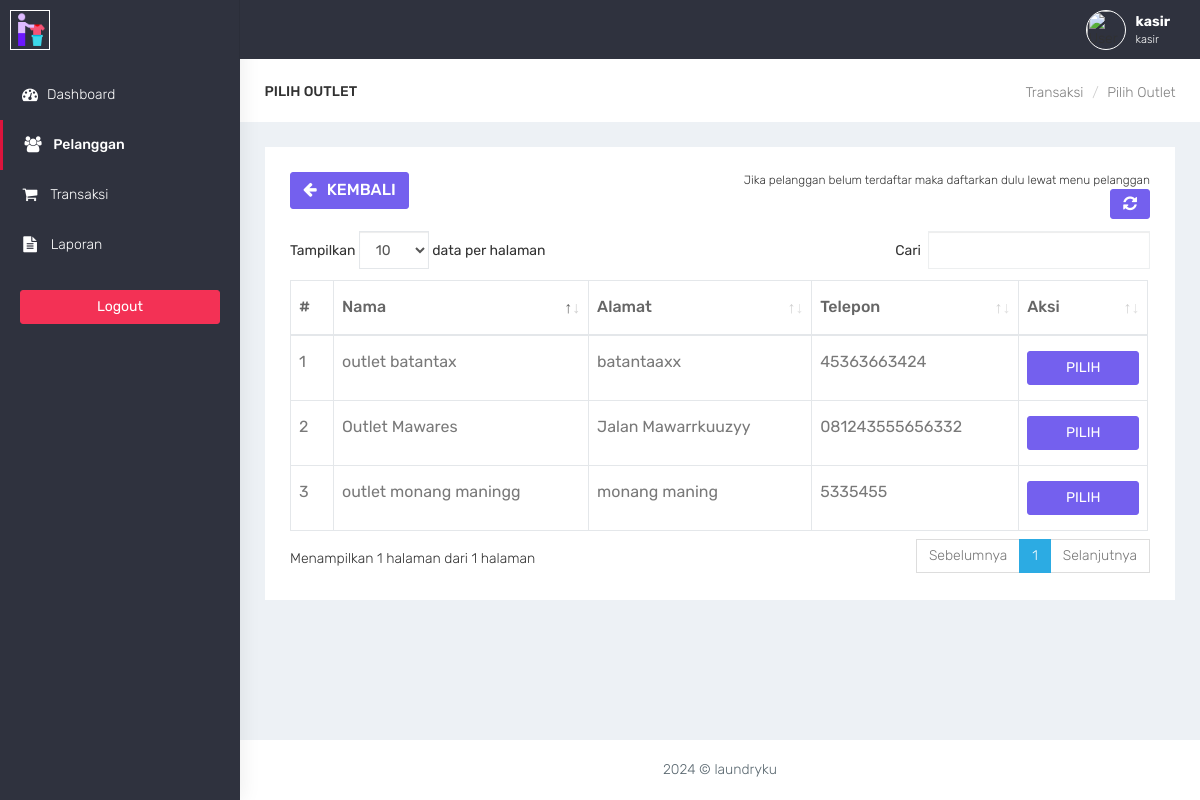
The app's page /kasir/transaksi_cari_outlet.php (signed in) with its own data.
### tables this page shows
CREATE TABLE `outlet` (
  `id_outlet` int(11) NOT NULL,
  `nama_outlet` varchar(100) DEFAULT NULL,
  `alamat_outlet` text DEFAULT NULL,
  `telp_outlet` varchar(15) DEFAULT NULL
);

### kasir/functions.php (called while the page is built, shortened)
<?php
function ambildata($conn,$query){
    $data = mysqli_query($conn,$query);
    if (mysqli_num_rows($data) > 0) {
        while($row = mysqli_fetch_assoc($data)){
        $hasil[] = $row;
    }
    return $hasil;
    }
}
?>

### kasir/transaksi_cari_outlet.php (the view, shortened to what this page needs)
<?php
require 'functions.php';
require 'layout_header.php';
$query = 'SELECT * FROM outlet';
$data = ambildata($conn,$query);
?>
<div class="container-fluid">
    <div class="row bg-title">
        <div class="col-lg-3 col-md-4 col-sm-4 col-xs-12">
            <h4 class="page-title">Pilih Outlet</h4> </div>
        <div class="col-lg-9 col-sm-8 col-md-8 col-xs-12">
            <ol class="breadcrumb">
                <li><a href="#">Transaksi</a></li>
                <li><a href="#">Pilih Outlet</a></li>
            </ol>
        </div>
    </div>
    <div class="row">
        <div class="col-md-12 col-lg-12 col-sm-12 col-xs-12">
            <div class="white-box">
                <div class="row">
                    <div class="col-md-6">
                        <a href="javascript:void(0)" onclick="window.history.back()" class="btn btn-primary box-title"><i class="fa fa-arrow-left fa-fw"></i> Kembali</a>
                    </div>
                    <div class="col-md-6 text-right">
                        <small>Jika pelanggan belum terdaftar maka daftarkan dulu lewat menu pelanggan</small>
                        <button id="btn-refresh" class="btn btn-primary box-title text-right" title="Refresh Data"><i class="fa fa-refresh" id="ic-refresh"></i></button>
                    </div>
                </div>
                <div class="table-responsive">
                    <table class="table table-bordered thead-dark" id="table">
                        <thead class="thead-dark">
                            <tr>
                                <th width="5%">#</th>
                                <th>Nama</th>
                                <th>Alamat</th>
                                <th>Telepon</th>
                                <th width="15%">Aksi</th>
                            </tr>
                        </thead>
                        <tbody>
                            <?php foreach($data as $member): ?>
                                <tr>
                                    <td></td>
                                    <td><?= $member['nama_outlet'] ?></td>
                                    <td><?= $member['alamat_outlet'] ?></td>
                                    <td><?= $member['telp_outlet'] ?></td>
                                    <td align="center">
                                          <a href="transaksi_tambah.php?id=<?= $_GET['id']; ?>&outlet_id=<?= $member['id_outlet'] ?>" data-toggle="tooltip" data-placement="bottom" title="Pilih" class="btn btn-primary btn-block">PILIH</a>
                                    </td>
                                </tr>
                            <?php endforeach; ?>
                        </tbody>
                    </table>
                </div>
            </div>
        </div>
    </div>
</div>
<?php
require'layout_footer.php';

### assets/css/colors/default.css (style rules this page uses)
body { background: #fff; }

### records on screen
outlet: nama_outlet "Outlet Mawares", alamat_outlet "Jalan Mawarrkuuzyy", telp_outlet "081243555656332"
outlet: nama_outlet "outlet batantax", alamat_outlet "batantaaxx", telp_outlet "45363663424"
outlet: nama_outlet "outlet monang maningg", alamat_outlet "monang maning", telp_outlet "5335455"
